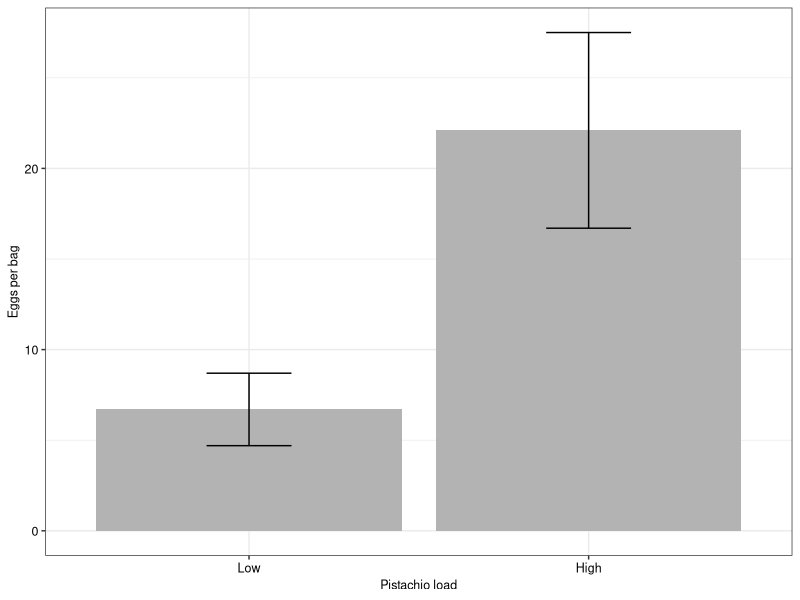
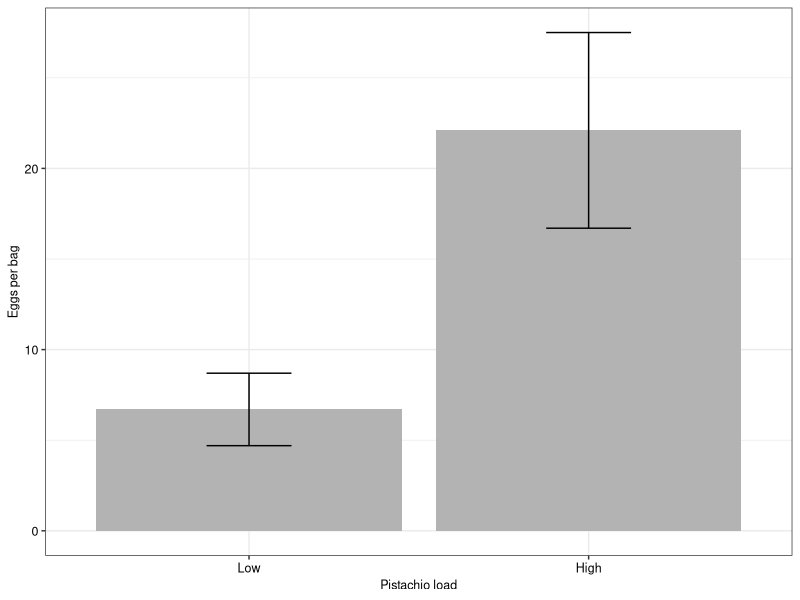

Recreate these plots in R, in order.
# ggplot2_template_vertical_bar_std_error_simple.R

library(tidyverse)

# Reproducible example based on a Pistachio Board Navel Orangeworm 
# project from 2021
dataf <- data.frame(Load = c("Low","High"),
                    Eggs = c(6.7,22.1),
                    sem = c(2,5.4))

# Force order that these categorical variables are shown on the graph
dataf$Load <- factor(dataf$Load, levels = c("Low","High"))

# Basic plot set-up
p1 <- ggplot(dataf, aes(x = Load, y = Eggs)) +
  geom_col(fill = "grey70") + 
  # Use a fill color lighter than the default
  geom_errorbar(aes(ymin = Eggs - sem, ymax = Eggs + sem), width = 0.25, color = "black") +
  # Limit width of error bar whiskers and ensure their color
  
  # I usually prefer a white background to a gray background
  theme_bw() +
  
  # Set labels for  X and Y axis rather than use program-friendly variable names
  xlab("Pistachio load") +
  ylab("Eggs per bag") +
  
  # Set a variety of parameters to ensure descent final appearence
  theme(axis.text.x = element_text(color = "black", size = 9), #angle = 45, hjust = 1),
        axis.text.y = element_text(color = "black", size = 9),
        axis.title.x = element_text(color = "black", size = 9),
        axis.title.y = element_text(color = "black", size = 9),
        legend.title = element_text(color = "black", size = 14),
        legend.text = element_text(color = "black", size = 14))

p1

# ggsave--the final version is not determined until size and density are specified
ggsave(filename = "ggplot2_template_vertical_bar_std_error_simple.jpg", p1,
       path = "../Desktop", 
       # path is obviously specific to the user and computer
       # unless you are working on RStudio projects and/or w version control
       width = 2.83, height = 2.83, dpi = 300, units = "in", device='jpg')
